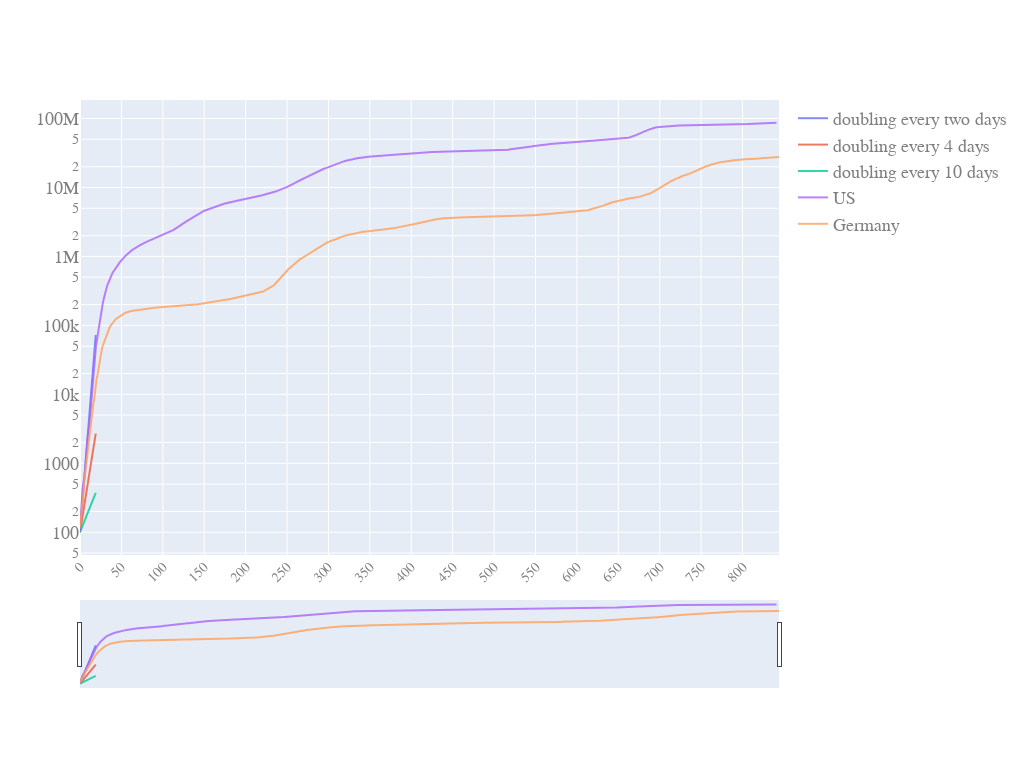

Notebook cell for this chart:
### Code cell
quick_plot(pd_sync_timelines_w_slope.date,
           pd_sync_timelines_w_slope.iloc[:,0:5],
           y_scale='log',
           slider=True)

### Figure 1 — Plotly figure (JSON) as saved in the notebook; plotly's stock layout.template omitted (floating-point values rounded to 4 significant figures; data arrays with more than 128 entries replaced by an {"elided": "..."} marker saying what was removed)
{"data": [{"name": "doubling every two days", "opacity": 0.8, "type": "scatter", "x": {"elided": "845 int values"}, "y": {"elided": "845 float values"}}, {"name": "doubling every 4 days", "opacity": 0.8, "type": "scatter", "x": {"elided": "845 int values"}, "y": {"elided": "845 float values"}}, {"name": "doubling every 10 days", "opacity": 0.8, "type": "scatter", "x": {"elided": "845 int values"}, "y": {"elided": "845 float values"}}, {"name": "US", "opacity": 0.8, "type": "scatter", "x": {"elided": "845 int values"}, "y": {"elided": "845 int values"}}, {"name": "Germany", "opacity": 0.8, "type": "scatter", "x": {"elided": "845 int values"}, "y": {"elided": "845 int values"}}], "layout": {"autosize": true, "font": {"color": "#7f7f7f", "family": "PT Sans, monospace", "size": 18}, "height": 768, "width": 1024, "xaxis": {"nticks": 20, "rangeslider": {"visible": true}, "tickangle": -45, "tickfont": {"color": "#7f7f7f", "size": 14}}, "yaxis": {"type": "log"}}}
